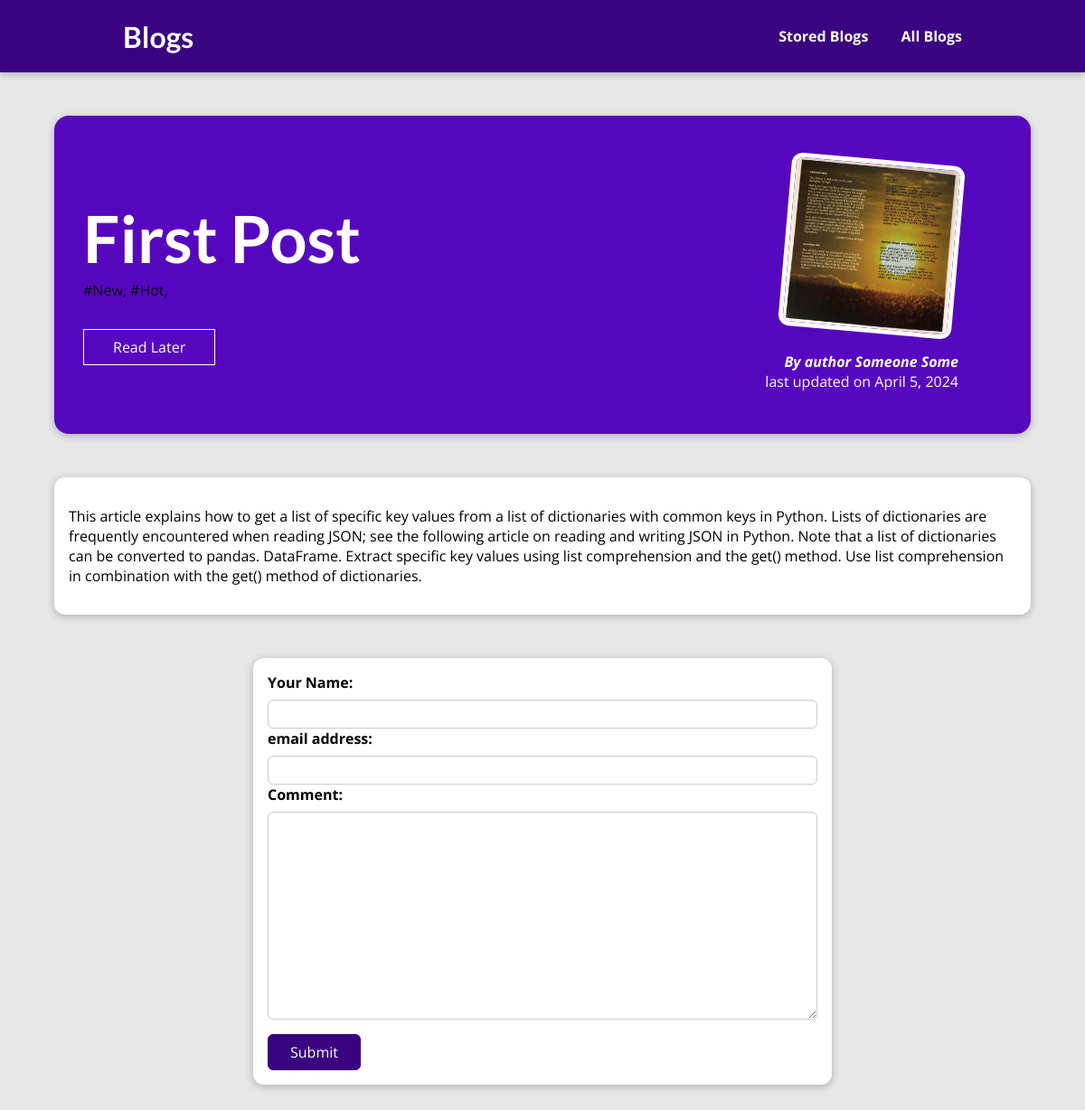
The page /posts/first-post on the database its author committed.
### blog/models.py (models this page shows)
class Post(models.Model):
    title = models.CharField(max_length=100)
    excerpt = models.CharField(max_length=200)
    image = models.FileField(upload_to="images",default="")
    date = models.DateField(auto_now=True)
    slug = models.SlugField(unique=True, db_index=True)
    content = models.TextField(validators=[MinLengthValidator(10)])
    author = models.ForeignKey(Author, on_delete=models.SET_NULL, null=True)
    tags = models.ManyToManyField(Tag)

class Tag(models.Model):
    caption = models.CharField(max_length=30)
    def __str__(self):
        return f"{self.caption}"

class Author(models.Model):
    first_name = models.CharField(max_length=100)
    last_name = models.CharField(max_length=100)
    email = models.EmailField(max_length=254)
    def __str__(self):
        return f"{self.first_name} {self.last_name}"

### blog/views.py (the view)
# urls.py: path("posts/<slug:slug>", views.post_detail, name="post_detail"),
def post_detail(request, slug):
    if request.method=="POST":
        form=CommentForm(request.POST)
        post=Post.objects.get(slug=slug)
        if form.is_valid():
            f=form.save(commit=False)
            f.post=post
            f.save()
        return HttpResponseRedirect(f"/posts/{slug}")
    else:
        form=CommentForm()
        post = get_object_or_404(Post, slug=slug)
        tags= post.tags.all()
        comments=Comment.objects.filter(post__slug=slug).order_by("-date")
        context={"post":post,"tags":tags,"comments":comments,"form":form}
        return render(request, "blog/post_detail.html", context)

### blog/forms.py
class CommentForm(forms.ModelForm):
    class Meta:
        model=Comment
        exclude=['date','post']
        labels={"username":"Your Name","email":"email address"}

### blog/templates/blog/post_detail.html (shortened to what this page needs)
{% extends "layout.html" %}
{% load static %}
    {% block css %}
      <link rel="stylesheet" href="{% static "blog/post_detail.css" %}"/>
      <link rel="stylesheet" href="{% static "blog/post.css" %}"/>
    {% endblock css %}
{% block content %}
    <section id="summary">
    <h2>{{post.title|title}}</h2>
    {% for tag in tags %}
        <span>#{{tag|title}},</span>
    {% endfor %}
    <div id="read-later">
    <form action="{% url "favorite_post" %}" method="POST">
        <button>Read Later</button>
    </form>
    </div>
    <article>
        <img src="{{post.image.url}}" alt="{{post.title}}">
        <address>By author <a href="mailto:{{post.author.email}}"> {{post.author|title}} </a></address>
        <div>last updated on {{post.date}} <time></time> </div>
    </article>
 </section>
 <main>
    <p>{{post.content|linebreaks}} </p>
 </main>
  <section id="comment-form">
    <form action="{{"/posts/"|add:post.slug}}" method="post">
        <div class="form-control">
        {% for field in form %}
        {{field.label_tag}}
        {{field}}
        {% endfor %}
        </div>
        <button>Submit</button>
    </form>
 </section>
{% endblock content %}

### static/app.css (style rules this page uses)
* { box-sizing: border-box; }
html { font-family: "Open Sans", "Lato", sans-serif; }
body { margin: 0; }
h1, h2, h3 { font-family: "Lato", sans-serif; font-weight: bold; }

### blog/static/blog/post_detail.css (style rules this page uses)
body { background-color: #e7e7e7; }
#summary { margin: 8rem auto 3rem auto; padding: 2rem; width: 90%; max-width: 90rem; border-radius: 16px; background-color: #5706c0; position: relative; box-shadow: 0 2px 8px rgba(0, 0, 0, 0.25); height: 22rem; }
#summary h2 { color: white; font-size: 4.5rem; margin-bottom: 0.25rem; }
#summary article { position: absolute; top: 2rem; right: 3rem; padding: 1rem 2rem; border-radius: 12px; text-align: right; color: white; }
#summary article img { width: 12rem; height: 12rem; border-radius: 12px; transform: rotateZ(5deg); border: 5px solid white; margin-bottom: 1rem; }
#summary address { font-weight: bold; }
#summary a { color: white; text-decoration: none; }
#read-later { margin: 2rem 0; }
#read-later button { background-color: transparent; border: 1px solid white; padding: 0.5rem 2rem; font: inherit; color: white; cursor: pointer; }
main { width: 90%; max-width: 90rem; margin: 3rem auto; background-color: white; padding: 1rem; border-radius: 12px; box-shadow: 0 2px 8px rgba(0, 0, 0, 0.25); }
#comment-form { margin: 3rem auto; width: 90%; max-width: 40rem; border-radius: 12px; background-color: white; box-shadow: 0 2px 8px rgba(0, 0, 0, 0.25); padding: 1rem; }
#comment-form button { font: inherit; background-color: #390281; color: white; border: 1px solid #390281; padding: 0.5rem 1.5rem; border-radius: 6px; cursor: pointer; }
.form-control { margin-bottom: 1rem; }
.form-control label { font-weight: bold; margin-bottom: 0.5rem; display: block; }
.form-control input, .form-control textarea { display: block; width: 100%; font: inherit; padding: 0.25rem; border-radius: 6px; border: 1px solid #ccc; }

### rows shown on the page
Post: title "First Post", image (picture), author "Someone Some", date "April 5, 2024", content "This article explains how to get a list of specific key values from a list of dictionaries with common keys in Python. Lists of dictionaries are frequently encountered when reading JSON; see the following article on reading and writing JSON in Python. Note that a list of dictionaries can be converted to pandas. DataFrame. Extract specific key values using list comprehension and the get() method. Use list comprehension in combination with the get() method of dictionaries."
Tag: caption "New"
Tag: caption "Hot"

### other values the page prints
{{ field.label_tag }} "Your Name:" "email address:" "Comment:"
